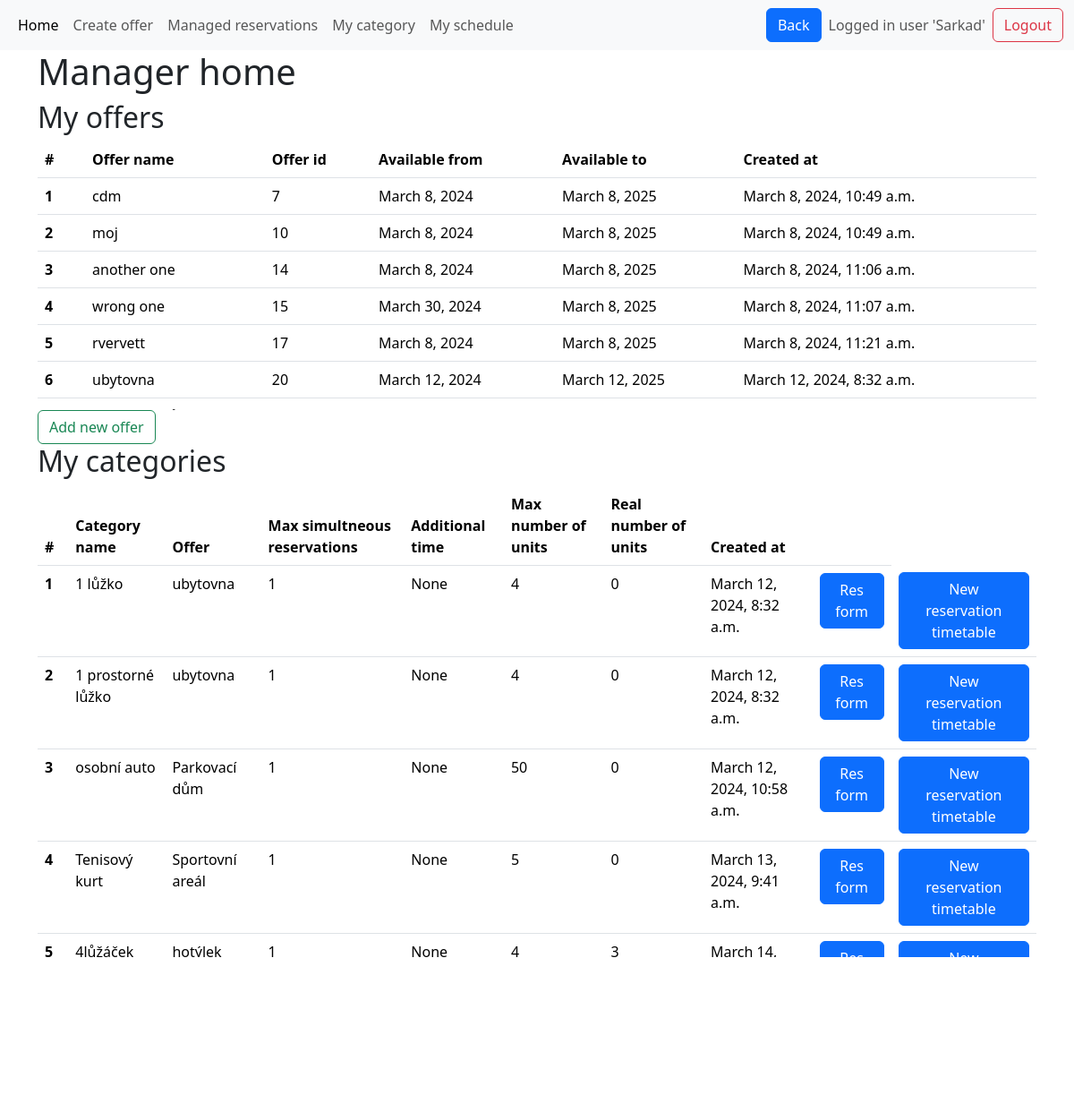
Before: / (signed in, upper part) with the older database file.
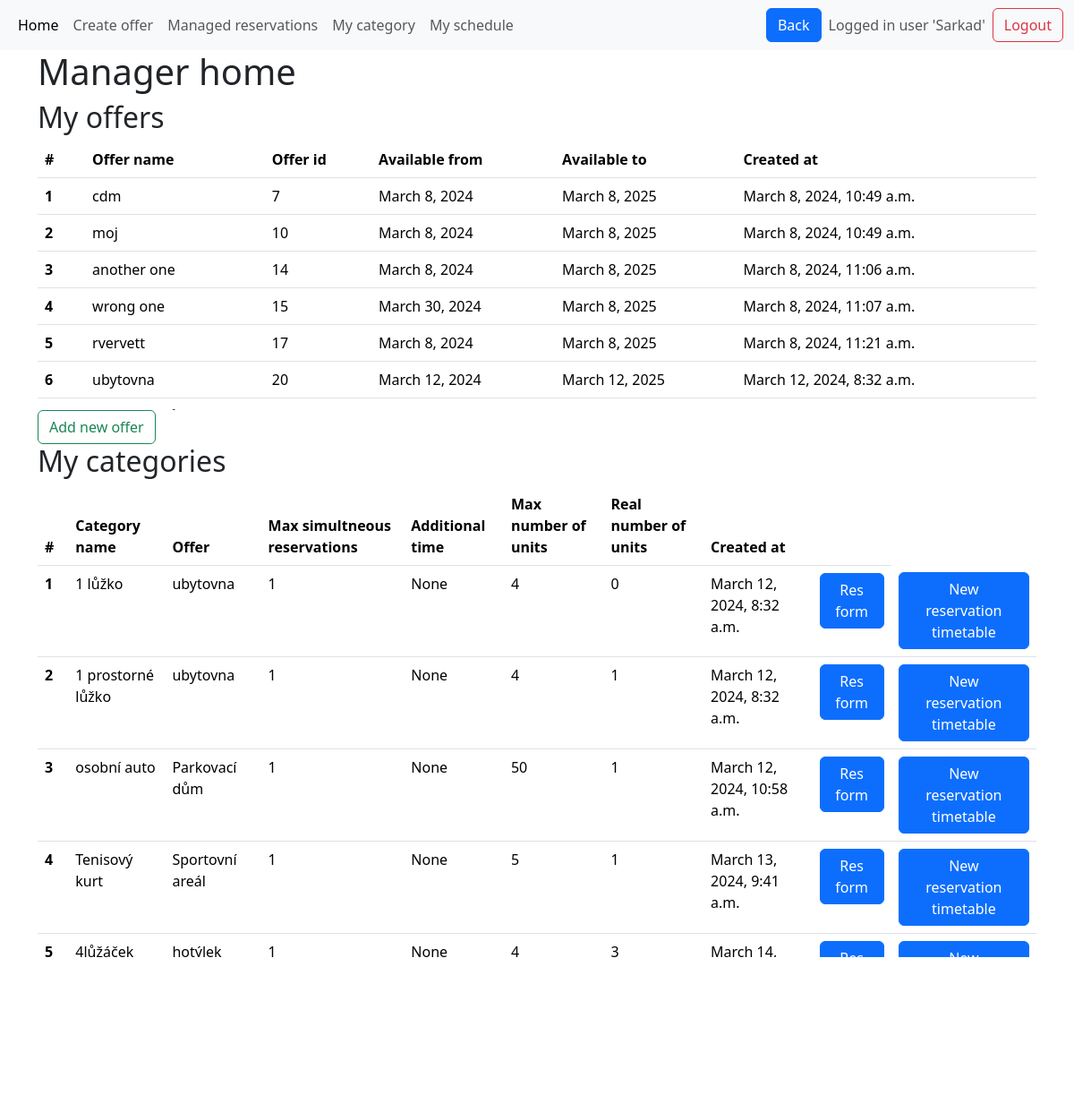
After: the same page with the newer database file.
### base/models.py (models this page shows, shortened)
class Category(models.Model):
    category_name = models.CharField(max_length=50)
    category_description = models.CharField(max_length=1000, null=True, blank=True)
    category_capacity = models.IntegerField(default=1)
    max_simultneous_reservations = models.IntegerField(default=1)
    additional_time = models.DurationField(null=True, blank=True)
    count_of_units = models.IntegerField(default=1)
    created_at = models.DateTimeField(default=timezone.now)
    opening_time = models.TimeField(default=datetime.time(0, 0))
    closing_time = models.TimeField(default=datetime.time(23, 59,59)) #TODO 24:00 and default values 9:23-9:23
    belongs_to_offer = models.ForeignKey(Offer, on_delete=models.CASCADE)
    category_pricing = models.ForeignKey(Pricing, on_delete=models.CASCADE, null=True)
    def get_unit_count(self):
        return self.unit_set.count()

class Offer(models.Model):
    offer_name = models.CharField(max_length=50)
    available_from = models.DateField(null=True, blank=True)
    available_to = models.DateField(null=True, blank=True)
    created_at = models.DateTimeField(default=timezone.now)
    manager_of_this_offer = models.ForeignKey(
        User, on_delete=models.CASCADE, null=True, blank=True
    )
    def __str__(self):
        return self.offer_name  # rewrites Offer object (x) to its name in admi panel

### base/views.py (the view)
# urls.py: path('',views.manager_home, name='manager_home' ),
@login_required  # If a user is not logged in, Django will redirect them to the login page.
def manager_home(request):
    offers = Offer.objects.filter(
        manager_of_this_offer=request.user
    )  # only offers of this user
    form = forms.ReservationForm()
    category_ids = offers.values_list(
        "category", flat=True
    ).distinct()  # only categories of this user
    categories = models.Category.objects.filter(id__in=category_ids)
    return render(
        request,
        "manager_home.html",
        context={
            "form": form,
            "offers": offers,
            "categories": categories,
        },
    )

### templates/manager_home.html (shortened to what this page needs)
{% extends 'main.html' %}
{% load crispy_forms_tags %}
{% load static %}
{% block content %}
<div class="container-md">
    <h1> Manager home </h1>
    <h2>My offers</h2>
    {% if offers %}
    <div class="table-responsive" style="max-height: 300px; overflow-y: auto;">
        <table class="table table-hover">
            <thead>
                <tr>
                    <th scope="col">#</th>
                    <th scope="col">Offer name</th>
                    <th scope="col">Offer id</th>
                    <th scope="col">Available from</th>
                    <th scope="col">Available to</th>
                    <th scope="col">Created at</th>
                </tr>
            </thead>
            <tbody>
                {% for offer in offers %}
                <tr class="clickable-row" onclick="location.href='{% url 'offer_detail' offer.id %}'"
                    style="cursor: pointer;" title="Click to view offer detail">
                    <th scope="row">{{ forloop.counter }}</th>
                    <td>{{ offer.offer_name }} </td>
                    <td>{{ offer.id }} </td>
                    <td>{{ offer.available_from }} </td>
                    <td>{{ offer.available_to }} </td>
                    <td>{{ offer.created_at }} </td>
                </tr>
                {% endfor %}
            </tbody>
        </table>
    </div>
    <a href="{% url 'create_offer' %}" class="btn btn-outline-success " id="addrow">Add new offer</a>
    {% else %}
    <p>You do not have any offers.<br>
        <a href="{% url 'create_offer' %}" class="btn btn-outline-success" id="addrow">Add new offer</a>
    </p>
    {% endif %}
    <h2>My categories</h2>
    {% if categories %}
    <table class="table table-hover">
        <thead>
            <tr>
                <th scope="col">#</th>
                <th scope="col">Category name</th>
                <th scope="col">Offer</th>
                <th scope="col">Max simultneous reservations</th>
                <th scope="col">Additional time</th>
                <th scope="col">Max number of units</th>
                <th scope="col">Real number of units</th>
                <th scope="col">Created at</th>
                <th scope="col"> </th>
            </tr>
        </thead>
        <tbody>
            {% for category in categories %}
            <tr class="clickable-row" style="cursor: pointer;" title="Click to edit category"
                onclick="location.href='{% url 'edit_category' category.belongs_to_offer.id category.id %}'">
                <th scope="row">{{ forloop.counter }}</th>
                <td>{{ category.category_name }} </td>
                <td>{{ category.belongs_to_offer }} </td>
                <td>{{ category.max_simultneous_reservations }} </td>
                <td>{{ category.additional_time }} </td>
                <td>{{ category.count_of_units }} </td>
                <td>{{ category.get_unit_count }} </td>
                <td>{{ category.created_at }} </td>
                <td> <button class="btn btn-primary btn-reservation-form"
                        data-offer-id="{{ category.belongs_to_offer.id }}" data-category-id="{{ category.id }}">Res
                        form</button>
                <td> <button class="btn btn-primary btn-reservation-calendar"
                        data-offer-id="{{ category.belongs_to_offer.id }}" data-category-id="{{ category.id }}">New
                        reservation timetable</button>
                </td>
            </tr>
            {% endfor %}
        </tbody>
    </table>
    {% else %}
    <p>You do not have any categories. You can create a new category in offer detail.<br>
    </p>
    {% endif %}
</div>
{% endblock %}

Changed rows visible on the page:
changed Category "1 prostorné lůžko": get_unit_count "0" → "1"
changed Category "osobní auto": get_unit_count "0" → "1"
changed Category "Tenisový kurt": get_unit_count "0" → "1"
